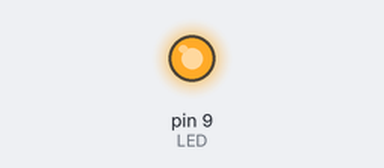
Bench run of a sketch on a simulated Arduino Uno, built with avr-gcc and run on an emulated ATmega328P. Shown: output pins drawn as LEDs (lit = HIGH).

Above: at 0.75 s.
At 27.5 s:
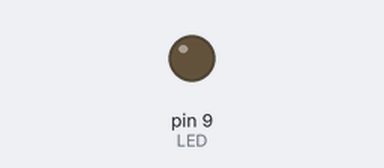
Timing chart, 0 to 36.4 s (numbered marks = the images above):
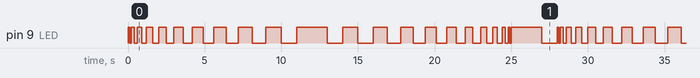

The sketch:

blink.ino
```cpp
const int LED=9;        // Define LED for Pin 9
void setup()
{
 pinMode (LED, OUTPUT); // Set the LED pin as an output
}

void loop()
{
 for (int i=100; i<=1000; i=i+100)
 {
  digitalWrite(LED, HIGH);
  delay(i);
  digitalWrite(LED, LOW);
  delay(i);
 }

 //separator
 digitalWrite(LED, HIGH);
 delay(2000);
 digitalWrite(LED, LOW);
 delay(1000);

 //reverse loop
 for (int i=1000; i>=100; i=i-100) {
  digitalWrite(LED, HIGH);
  delay(i);
  digitalWrite(LED, LOW);
  delay(i);
 }

 //separator
 digitalWrite(LED, HIGH);
 delay(2000);
 digitalWrite(LED, LOW);
 delay(1000);
} 
```

Measured:
- by itself, pin 9 (LED): moves between LOW and HIGH, repeating every 28.0 s
- by itself, everything shown: repeats every 28.0 s, in 44 steps
